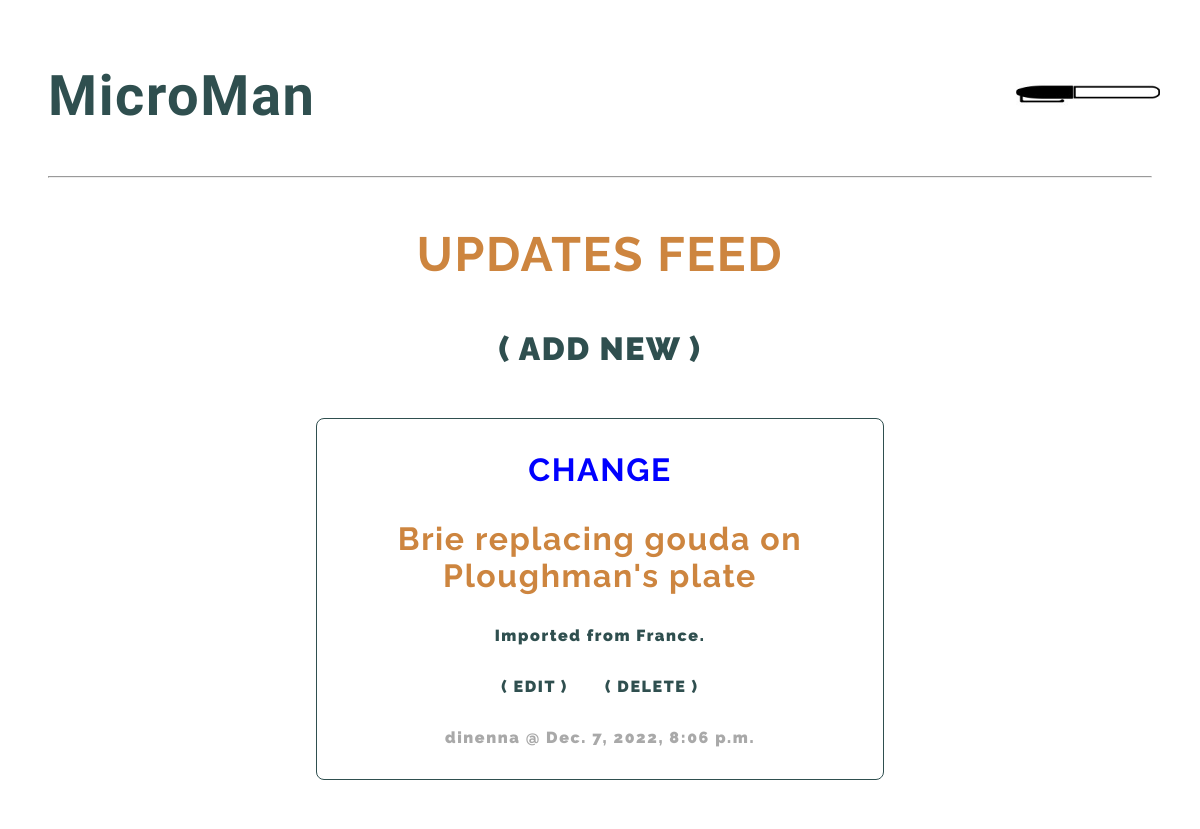
/changes/ (signed in, upper part), run on an earlier commit of the app's database.
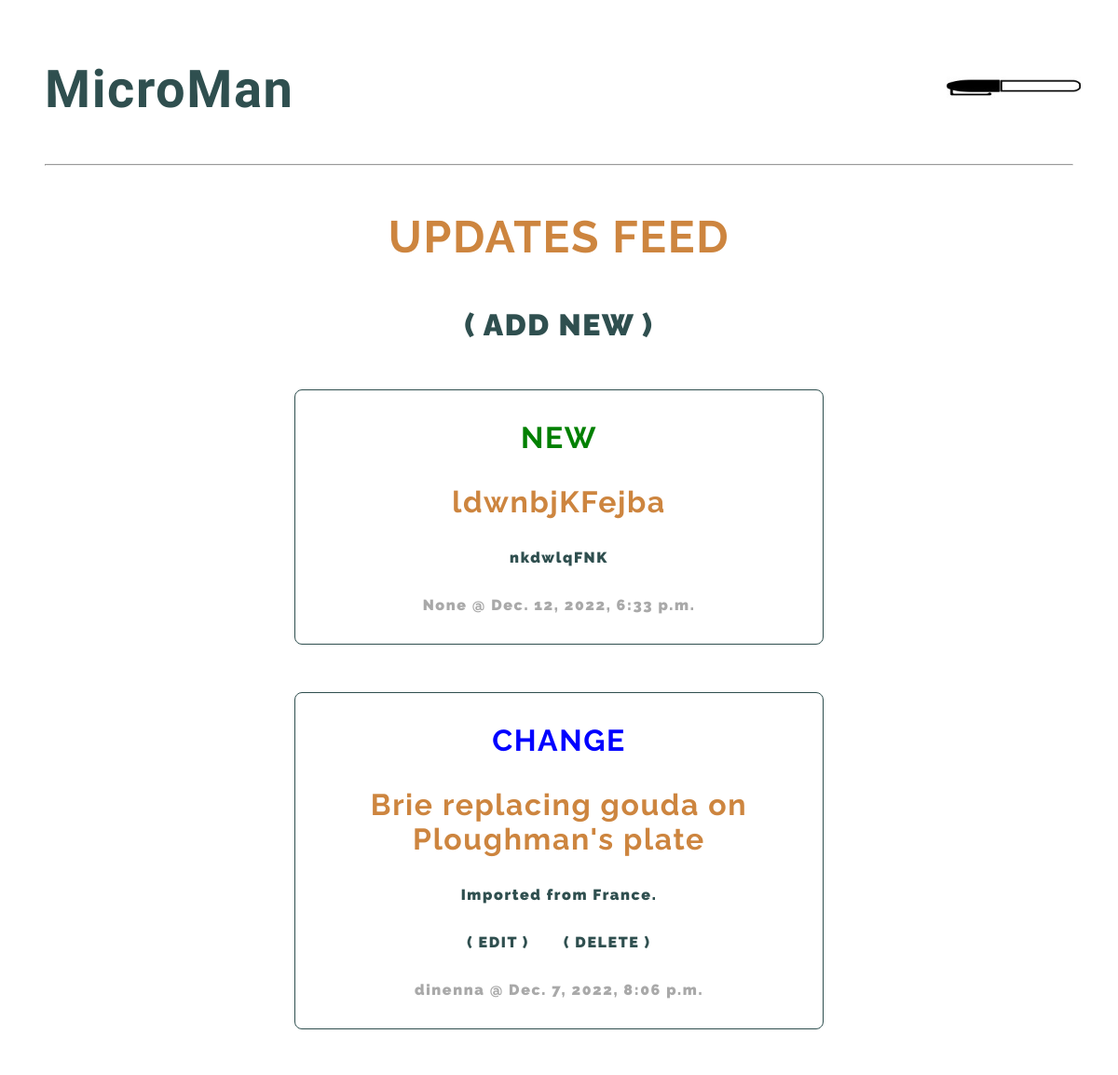
And on a later commit of the database.
### base/models.py (models this page shows, shortened)
class Update(models.Model):
  user = models.ForeignKey(CustomUser, related_name='update', on_delete=models.SET_NULL, null=True)
  update_types = (
    ('NEW', 'NEW'),
    ('OUT', 'OUT'),
    ('GONE', 'GONE'),
    ('CHANGE', 'CHANGE'),
  )
  type = models.CharField(max_length=6, choices=update_types)
  subject = models.CharField(max_length=200)
  description = models.TextField()
  updated = models.DateTimeField(auto_now=True)
  created = models.DateTimeField(auto_now_add=True)
  class Meta:
    ordering = ['-updated', '-created']

### users/models.py (models this page shows)
class CustomUser(AbstractUser):
    username = models.CharField(max_length=50, unique=True)
    first_name = models.CharField(max_length=50)
    last_name = models.CharField(max_length=50)
    email = models.EmailField(max_length=254)
    role = models.CharField(max_length=50)
    def __str__(self):
        return self.username

### base/views.py (the view)
# urls.py: path('changes/', views.changes, name='changes'),
def changes(request):
    updates = Update.objects.all()
    form = UpdateForm()
    if request.method == 'POST':
        form = UpdateForm(request.POST)
        if form.is_valid():
            form.save()
            return redirect('/changes')
    context = {'updates': updates, 'form': form}
    return render(request, 'changes.html', context)

### templates/changes.html
{% extends 'main.html' %}
{% load static %}
{% block content %}
<h2 class='h2-header'>UPDATES FEED</h2>
<div id='updates-container'>
  <a id='update-add-h3' href="create-update/">( ADD NEW )</a>
  <br>
  {% for update in updates %}
  <div class='update-div'>
    {% if update.type == 'OUT' %}
    <h2 class='out'>{{ update.type }}</h2>
    {% elif update.type == 'NEW' %}
    <h2 class='new'>{{ update.type }}</h2>
    {% elif update.type == 'CHANGE' %}
    <h2 class='change'>{{ update.type }}</h2>
    {% elif update.type == 'GONE' %}
    <h2 class='gone'>{{ update.type }}</h2>
    {% endif %}
    <h2>{{ update.subject }}</h2>
    <p>{{ update.description }}</p>
    {% if request.user == update.user %}
    <p>
      <a class='a-btn' href="update-update/{{ update.id }}">( EDIT )</a>
      <a class='a-btn' href="delete-update/{{ update.id }}">( DELETE )</a>
    </p>
    {% endif %}
    <p class='timestamp'>{{ update.user }} @ {{ update.created }}</p>
  </div>
  <br>
    {% endfor %}
</div>
{% endblock content %}

What changed in the data, as far as the page shows it:
added Update: type "NEW", subject "ldwnbjKFejba", description "nkdwlqFNK", user "None", created "Dec. 12, 2022, 6:33 p.m."
